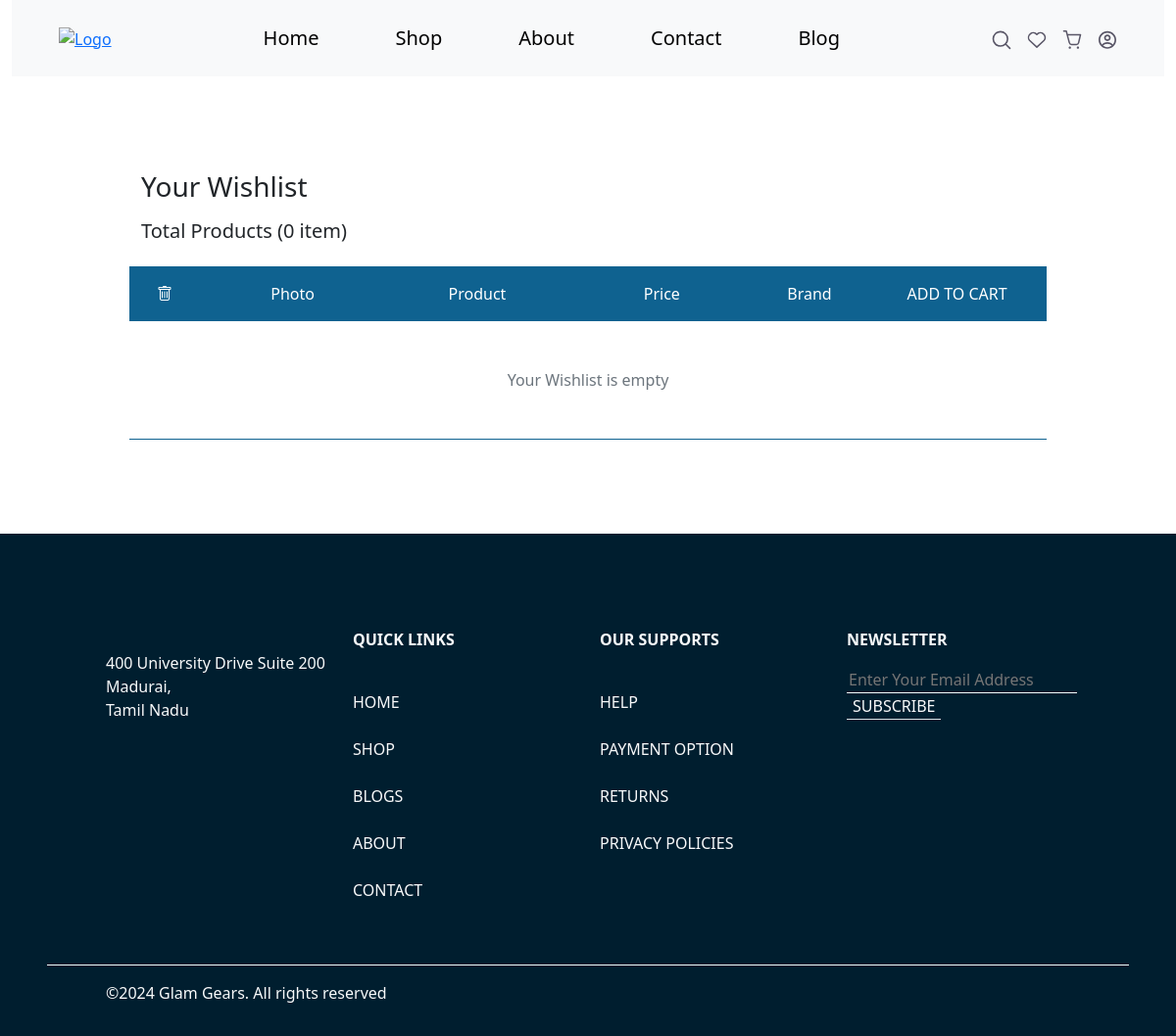
Page /wishlist.php (signed in) on the earlier database version.
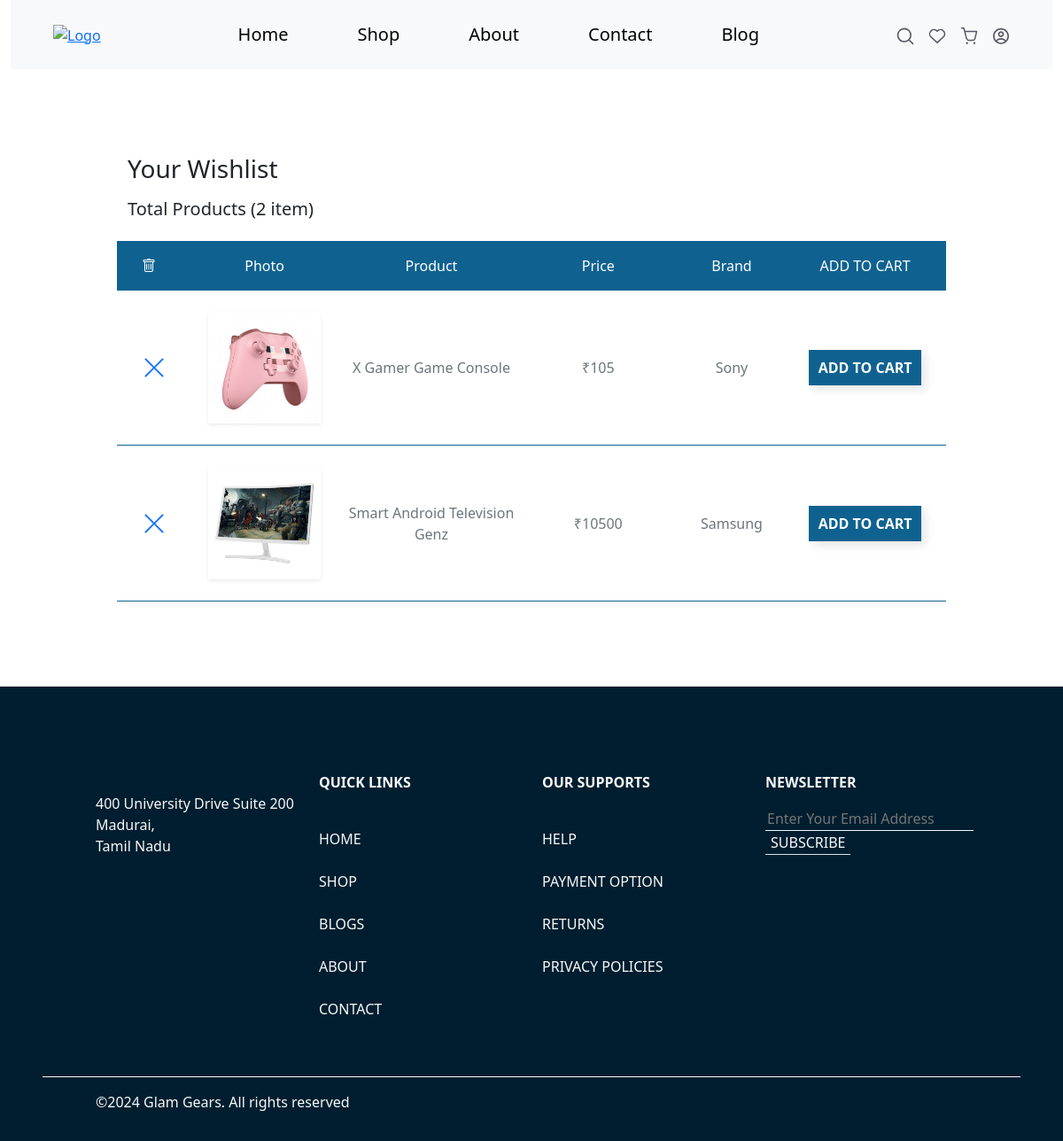
Same page on the later database version.
### tables this page shows
CREATE TABLE `products` (
  `id` int(11) NOT NULL,
  `product_id` int(100) NOT NULL,
  `product_name` varchar(100) NOT NULL,
  `product_description` text NOT NULL,
  `product_price` decimal(10,2) NOT NULL,
  `discount_percent` decimal(2,2) NOT NULL,
  `product_quantity` int(100) NOT NULL,
  `category_name` varchar(100) NOT NULL,
  `brand_name` varchar(100) NOT NULL,
  `product_status` varchar(8) NOT NULL DEFAULT 'active',
  `merchant_id` int(100) NOT NULL,
  `main_image_name` varchar(100) NOT NULL,
  `is_featured` varchar(1) NOT NULL,
  `created_at` timestamp NOT NULL DEFAULT current_timestamp() ON UPDATE current_timestamp(),
  `updated_at` timestamp NOT NULL DEFAULT current_timestamp()
);

### wishlist.php (the view, shortened to what the changed rows need)
<?php
$userId = $_SESSION['user'];
?>
<!DOCTYPE html>
<html lang="en">
<?php
include_once('./head.php');
?>
<?php
include_once('./header.php');
?>
<div class="row px-3 px-md-5 my-5">
    <div class="col-12 px-0 px-md-5">
        <div class="row mt-5 px-0 px-md-5 my-5">
            <h3 class="mb-3">Your Wishlist</h3>
            <?php
            require_once "./config.php";
            $sql = " SELECT COUNT(*) AS total_rows FROM wishlist WHERE `user_id` = ?";
            $stmt = $config->prepare($sql);
            $stmt->bind_param("s", $userId);
            $stmt->execute();
            $result = $stmt->get_result();
            if ($result->num_rows > 0) {
                $row = $result->fetch_assoc();
                $totalRows = $row['total_rows'];
            }
            ?>
            <h5>Total Products (<?php echo $totalRows; ?> item)</h5>
            <div class="cart-container mt-3 col-12">
                <div style="background-color: #0f6290" class="row text-white p-3 fw-medium d-none d-lg-flex">
                </div>
                <?php
                require_once "./config.php";
                $sql = "SELECT * FROM wishlist WHERE `user_id`=$userId;";
                $result = mysqli_query($config, $sql);
                if ($result->num_rows > 0) {
                    while ($row = mysqli_fetch_array($result)) {
                        $itemid = $row['product_id'];
                        $wishid = $row['wishlist_id'];
                        require_once "./config.php";
                        $sql3 = "SELECT * FROM products WHERE `product_id`=$itemid;";
                        $itemresult = mysqli_query($config, $sql3);
                        while ($itemrow = mysqli_fetch_array($itemresult)) {
                ?>
                            <div style="border-bottom: 1px solid #0f6290" class="row text-secondary px-3 py-4 fw-medium d-flex gap-4 gap-lg-0 align-items-center">
                                <div class="col-12 col-lg-1">
                                    <a href="./delwish.php?wishID=<?php echo $wishid; ?>&itemid=<?php echo $itemid; ?>">
                                        <i class="bi bi-x-lg fs-3"></i>
                                    </a>
                                </div>
                                <div class="col-8 col-md-5 col-lg-2">
                                    <img class="img-fluid shadow-sm" src="./uploads/<?php echo $itemrow['main_image_name']; ?>" alt="" />
                                </div>
                                <div class="col-10 col-lg-3">
                                    <p class="mb-0 text-center"><?php echo $itemrow['product_name']; ?></p>
                                </div>
                                <div class="col-12 col-lg-2">
                                    <div class="d-flex align-items-center justify-content-between justify-content-lg-center">
                                        <p class="mb-0 text-center">&#8377;<?php echo $itemrow['product_price'] * $itemrow['discount_percent'];
                                                                            ?> </p>
                                    </div>
                                </div>
                                <div class="col-12 col-lg-2">
                                    <div class="d-flex align-items-center justify-content-between justify-content-lg-center">
                                        <p class="mb-0 text-center"><?php echo $itemrow['brand_name']; ?></p>
                                    </div>
                                </div>
                                <div class="col-12 col-lg-2">
                                    <div class="d-flex align-items-center justify-content-between justify-content-lg-center">
                                        <a href="./addtocart.php?productID=<?php echo $itemrow['product_id']; ?>" class="bte text-center link-underline link-underline-opacity-0">
                                            ADD TO CART
                                        </a>
                                    </div>
                                </div>
                            </div>
                <?php
                        }
                    }
                } else {
                    echo '<div style="border-bottom: 1px solid #0f6290" class="row text-secondary px-3 py-5 fw-medium d-flex gap-4 gap-lg-0 align-items-center ">
                    <div class="col-12 text-center">Your Wishlist is empty</div>
                    </div>';
                }
                ?>
            </div>
        </div>
    </div>
</div>
<?php
include_once('./footer.php');
?>

Differences in the rows shown:
now on this page (row edited): products: main_image_name (picture), product_name "X Gamer Game Console", $itemrow['product_price'] * $itemrow['discount_percent'] "105", brand_name "Sony"
now on this page (row unchanged): products: main_image_name (picture), product_name "Smart Android Television Genz", $itemrow['product_price'] * $itemrow['discount_percent'] "10500", brand_name "Samsung"
Other differences:
$totalRows: "0" → "2"
text no longer shown: "Your Wishlist is empty"
